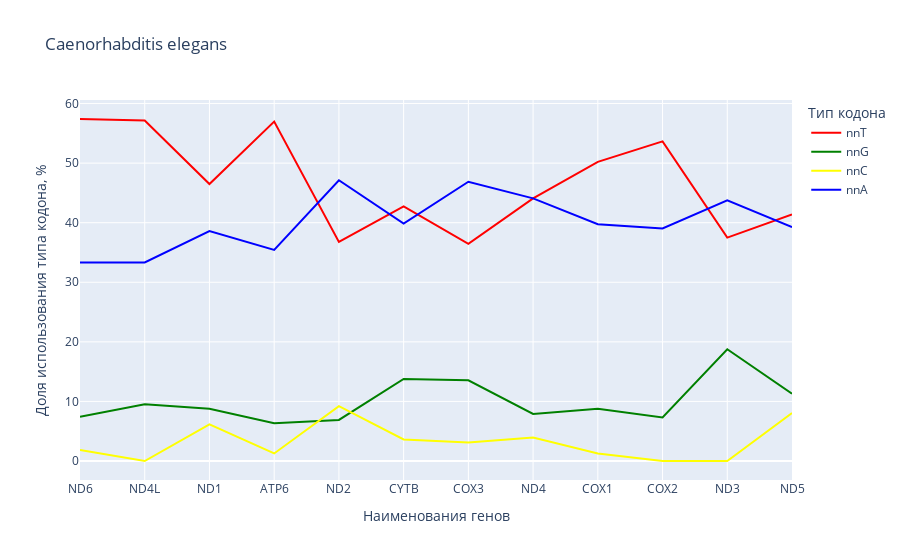

The notebook cell this image was saved under:
### Code cell
ff_ce_tbss = px.line(ffhmce[ffhmce['OrganismName'] == 'Caenorhabditis elegans'], 
                     x='GenName', y='nnN_value',
                    color = 'nnN_type', color_discrete_map={
                'nnT': "red",
                'nnC': "yellow",
                'nnG': "green",
                'nnA': "blue"},
                     title='Caenorhabditis elegans',
                 labels={'GenName': 'Наименования генов', 'nnN_value': 'Доля использования типа кодона, %', 'nnN_type':'Тип кодона'})
ff_ce_tbss.show()

### Figure 1 — Plotly figure (JSON) as saved in the notebook; plotly's stock layout.template omitted (floating-point values rounded to 4 significant figures)
{"data": [{"hovertemplate": "Тип кодона=nnT<br>Наименования генов=%{x}<br>Доля использования типа кодона, %=%{y}<extra></extra>", "legendgroup": "nnT", "line": {"color": "red", "dash": "solid"}, "marker": {"symbol": "circle"}, "mode": "lines", "name": "nnT", "orientation": "v", "showlegend": true, "type": "scatter", "x": ["ND6", "ND4L", "ND1", "ATP6", "ND2", "CYTB", "COX3", "ND4", "COX1", "COX2", "ND3", "ND5"], "xaxis": "x", "y": [57.41, 57.14, 46.49, 56.96, 36.78, 42.75, 36.46, 44.08, 50.21, 53.66, 37.5, 41.4], "yaxis": "y"}, {"hovertemplate": "Тип кодона=nnG<br>Наименования генов=%{x}<br>Доля использования типа кодона, %=%{y}<extra></extra>", "legendgroup": "nnG", "line": {"color": "green", "dash": "solid"}, "marker": {"symbol": "circle"}, "mode": "lines", "name": "nnG", "orientation": "v", "showlegend": true, "type": "scatter", "x": ["ND6", "ND4L", "ND1", "ATP6", "ND2", "CYTB", "COX3", "ND4", "COX1", "COX2", "ND3", "ND5"], "xaxis": "x", "y": [7.407, 9.524, 8.772, 6.329, 6.897, 13.77, 13.54, 7.895, 8.787, 7.317, 18.75, 11.29], "yaxis": "y"}, {"hovertemplate": "Тип кодона=nnC<br>Наименования генов=%{x}<br>Доля использования типа кодона, %=%{y}<extra></extra>", "legendgroup": "nnC", "line": {"color": "yellow", "dash": "solid"}, "marker": {"symbol": "circle"}, "mode": "lines", "name": "nnC", "orientation": "v", "showlegend": true, "type": "scatter", "x": ["ND6", "ND4L", "ND1", "ATP6", "ND2", "CYTB", "COX3", "ND4", "COX1", "COX2", "ND3", "ND5"], "xaxis": "x", "y": [1.852, 0, 6.14, 1.266, 9.195, 3.623, 3.125, 3.947, 1.255, 0, 0, 8.065], "yaxis": "y"}, {"hovertemplate": "Тип кодона=nnA<br>Наименования генов=%{x}<br>Доля использования типа кодона, %=%{y}<extra></extra>", "legendgroup": "nnA", "line": {"color": "blue", "dash": "solid"}, "marker": {"symbol": "circle"}, "mode": "lines", "name": "nnA", "orientation": "v", "showlegend": true, "type": "scatter", "x": ["ND6", "ND4L", "ND1", "ATP6", "ND2", "CYTB", "COX3", "ND4", "COX1", "COX2", "ND3", "ND5"], "xaxis": "x", "y": [33.33, 33.33, 38.6, 35.44, 47.13, 39.86, 46.88, 44.08, 39.75, 39.02, 43.75, 39.25], "yaxis": "y"}], "layout": {"legend": {"title": {"text": "Тип кодона"}, "tracegroupgap": 0}, "title": {"text": "Caenorhabditis elegans"}, "xaxis": {"anchor": "y", "domain": [0, 1], "title": {"text": "Наименования генов"}}, "yaxis": {"anchor": "x", "domain": [0, 1], "title": {"text": "Доля использования типа кодона, %"}}}}
